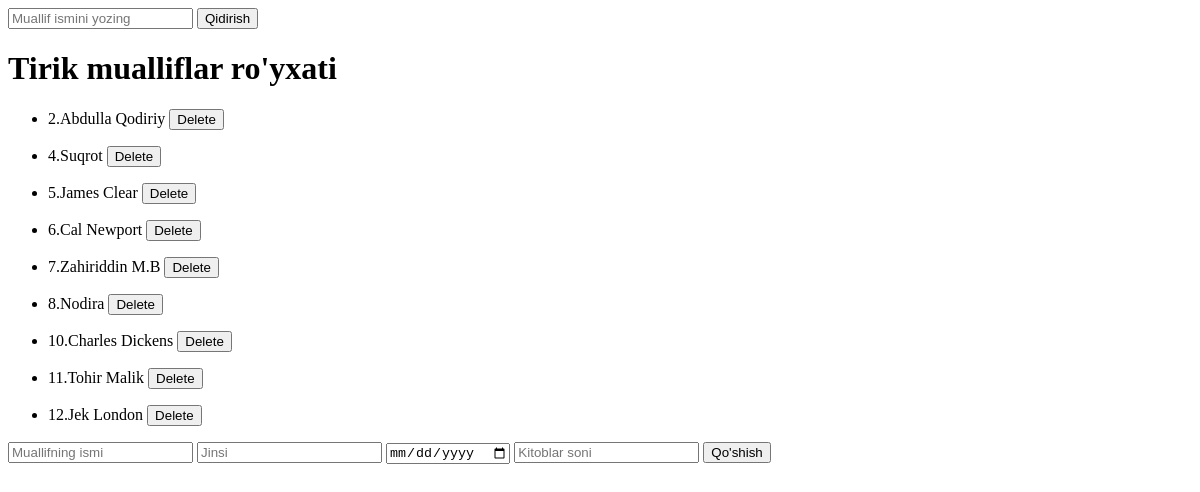
The app's page /muallif/, older data.
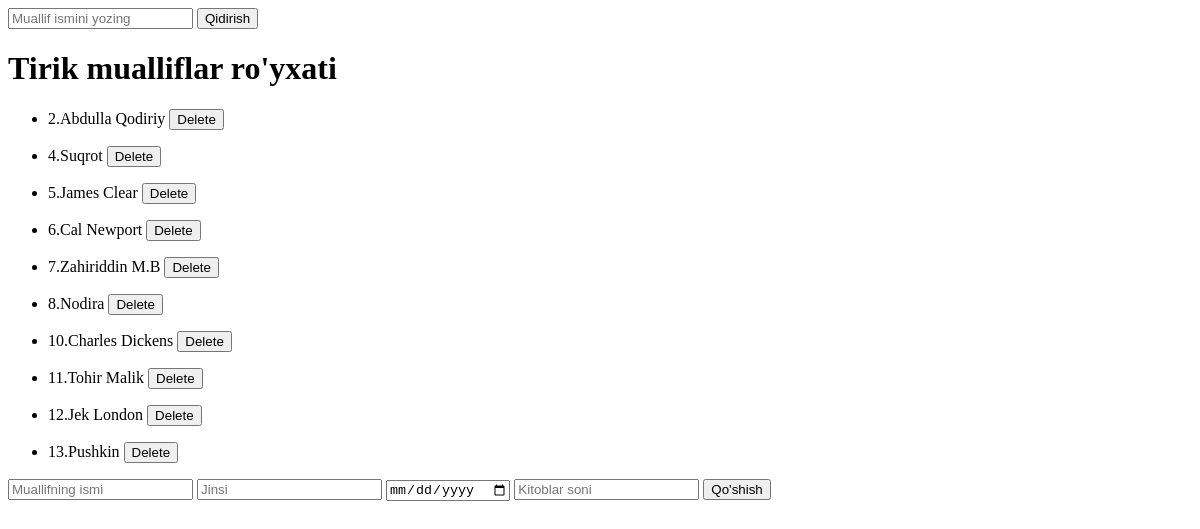
The same page, newer data.
### Asosiy/models.py (models this page shows, shortened)
class Muallif(models.Model):
    ism=models.CharField(max_length=20)
    jins=models.CharField(max_length=20, choices=[("Erkak", "Erkak"), ("Ayol", "Ayol")])
    tugilgan_sana=models.DateField()
    Kitoblar_soni=models.PositiveIntegerField()
    tirik=models.BooleanField()

### Asosiy/views.py (the view, shortened to what this page needs)
# urls.py: path('muallif/', muallif),
def muallif(request):
    data={
        "mualliflar": Muallif.objects.all()
    }
    return render(request, "Mualliflar.html", data)

### templates/Mualliflar.html (shortened to what this page needs)
<!DOCTYPE html>
<html lang="en">
<head>
</head>
<body>
    <form>
        <input name="muallif_ismi" type="text" placeholder="Muallif ismini yozing">
        <button>Qidirish</button>
    </form>
    <h1>Tirik mualliflar ro'yxati</h1>
    {%for muallif in mualliflar %}
    <ul>
        <li>
            {{muallif.id}}.{{muallif.ism}}     <a href="/muallif_ochirish/{{muallif.id}}"><button>Delete</button></a>
        </li>
    </ul>
    {%endfor%}
    <form method="post">{% csrf_token%}
        <input name="ismi" type="text" placeholder="Muallifning ismi">
        <input name="jins" type="text" placeholder="Jinsi">
        <input name="date" type="date" placeholder="Tug'ilgan kuni">
        <input name="kitob" type="number" placeholder="Kitoblar soni">
        <button>Qo'shish</button>
    </form>
</body>
</html>

Row changes from the older to the newer data that the page shows:
added Muallif: id "13", ism "Pushkin"
